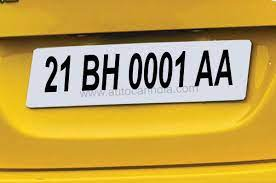
#> input picture anpr/img_1.png, 276 x 183 px
$ python anpr.py
#> lines starting #> are read from the running program, lines starting #| are printed output that depends on the picture; after the words box and inside, x2 and y2 are one past the last pixel; in counts of white or black regions, pixels touching at a corner belong together
import cv2
import pytesseract

pytesseract.pytesseract.tesseract_cmd='C:\\Program Files\\Tesseract-OCR\\tesseract.exe'

# Load the image

img = cv2.imread("img_1.png")
#> img is the input picture: shape (183, 276, 3); mean B, G, R 75.9, 161.6, 193.8

# Convert the image to grayscale
gray = cv2.cvtColor(img, cv2.COLOR_BGR2GRAY)
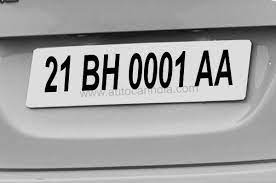
#> gray: shape (183, 276); min 0, max 255, mean 161.5

# Apply Gaussian Blur to remove noise
blur = cv2.GaussianBlur(gray, (5,5), 0)
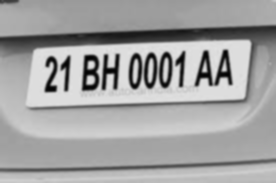
#> blur: shape (183, 276); min 2, max 227, mean 161.5

# Apply Adaptive Threshold to enhance the image
thresh = cv2.adaptiveThreshold(blur, 255, cv2.ADAPTIVE_THRESH_GAUSSIAN_C, cv2.THRESH_BINARY_INV, 11, 2)
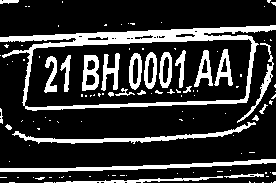
#> thresh: shape (183, 276); 20.3% white; 115 white regions (90 under 20 px)

# Find contours in the image
contours, hierarchy = cv2.findContours(thresh, cv2.RETR_EXTERNAL, cv2.CHAIN_APPROX_SIMPLE)
#> contours = 80 contours, 73 with area under 20; largest, box (x1, y1, x2, y2) and area: (0, 25, 276, 111) 16758, (0, 159, 276, 172) 802, (12, 122, 256, 144) 728, (237, 43, 274, 123) 235, (56, 176, 223, 183) 202, (224, 173, 264, 178) 58, (0, 0, 19, 4) 38

# Iterate through the contours and select the contour with the largest area
largest_contour = None
largest_area = 0
for contour in contours:
    area = cv2.contourArea(contour)
    if area > largest_area:
        largest_area = area
        largest_contour = contour
#> this loop made 80 passes
#> (area, largest_area) on passes 16, 33, 67: (202.5, 202.5), (802, 802), (16758.5, 16758.5)
#> area on passes 24, 40: 58, 728.5
#> after the loop, largest_area = 16758.5; largest_contour = contour of 253 points, box (x1, y1, x2, y2) (0, 25, 276, 111), area 16758

# Draw a rectangle around the largest contour to get the number plate
if largest_contour is not None:
    x, y, w, h = cv2.boundingRect(largest_contour)
#> x = 0; y = 25; w = 276; h = 86
    cv2.rectangle(img, (x, y), (x + w, y + h), (0, 255, 0), 2)
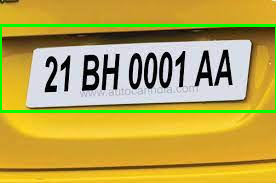
#> img: shape (183, 276, 3); 3.77% of pixels changed, all inside (x1, y1, x2, y2) = (0, 24, 276, 113)
    number_plate = img[y:y+h, x:x+w]
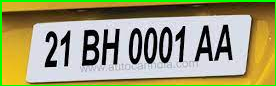
#> number_plate: shape (86, 276, 3); mean B, G, R 115.1, 154.9, 156.2

# Use OCR (Optical Character Recognition) to extract the number from the number plate
#> (the run stopped early here; a loop or call above may not have finished)
